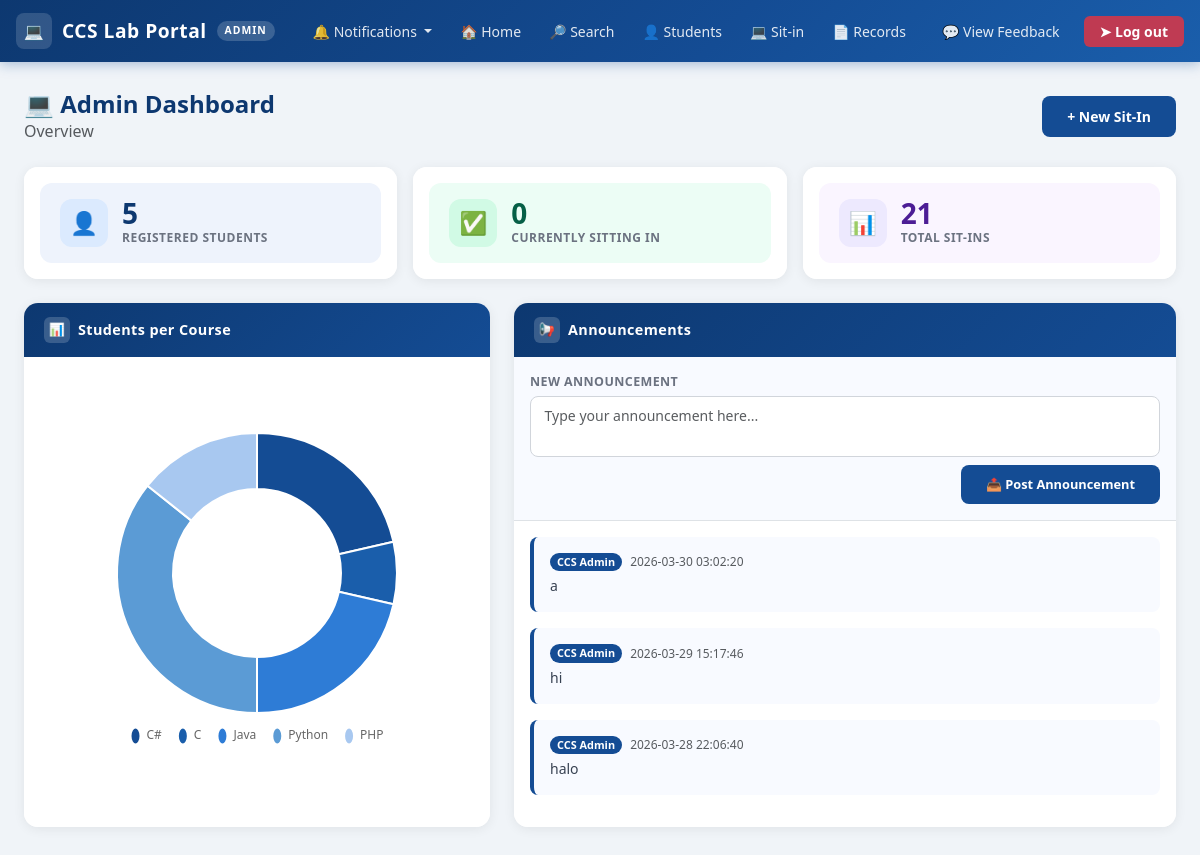
The app's page /admin/dashboard (signed in), older data.
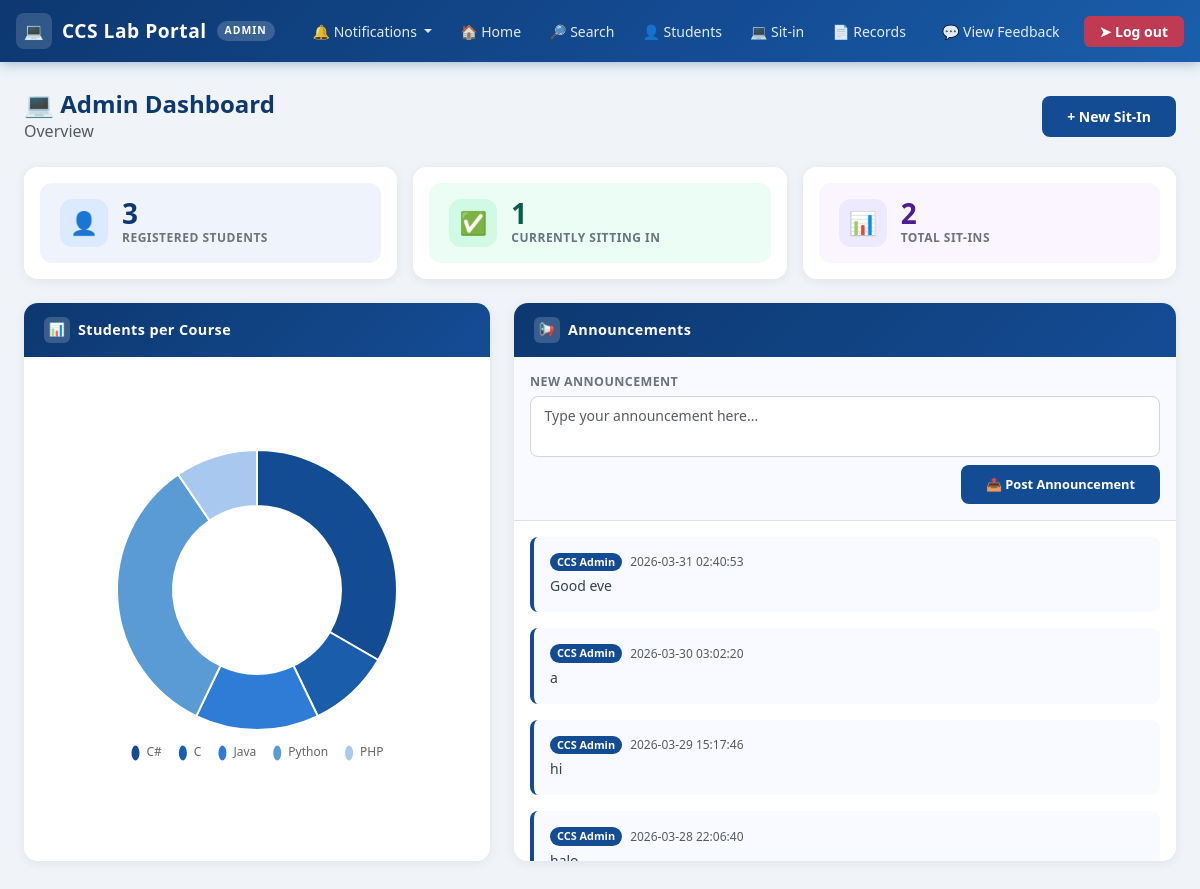
The same page, newer data.
### tables this page shows
CREATE TABLE announcements(
            id INTEGER PRIMARY KEY AUTOINCREMENT,
            content TEXT NOT NULL,
            created_at TIMESTAMP DEFAULT CURRENT_TIMESTAMP     
        );

### app.py (the view)
@app.route("/admin/dashboard", methods=["GET", "POST"])
def admin_dashboard():
    if "user" not in session or session.get("role") != "admin":
        flash("Please log in first", "warning")
        return redirect(url_for("login"))
    if request.method == "POST":
        content = request.form.get("content", "").strip()
        if content:
            add_announcement({"content": content})
            flash("Announcement posted!", "success")
        return redirect(url_for("admin_dashboard"))
    students = view_all_students()
    total_students = len(students)
    current_sitin = view_current_sitin()
    current_count = len(current_sitin)
    total_sitin = sum(s.get("total_session_used", 0) for s in students)
    sitins = view_all_sitin_purposes()  # You need to implement this or get sit-ins data
    purposes = ['C#', 'C', 'Java', 'Python', 'PHP']
    purpose_counts = {p: 0 for p in purposes}
    for sitin in sitins:
        purpose = sitin.get("purpose")
        if purpose in purpose_counts:
            purpose_counts[purpose] += 1
        else:
            pass
    chart_labels = list(purpose_counts.keys())
    chart_values = list(purpose_counts.values())
    announcements = get_announcement()
    return render_template(
        "admin/admin_dashboard.html",
        total_students=total_students,
        current_count=current_count,
        total_sitin=total_sitin,
        chart_labels=json.dumps(chart_labels),
        chart_values=json.dumps(chart_values),
        announcements=announcements
    )

### app.py (called while the page is built)
@app.context_processor
def inject_now():
    return {'now': datetime.now()}

### database.py (called while the page is built)
def get_db():
    if "db" not in g:
        g.db = sqlite3.connect(
            DATABASE,
            detect_types=sqlite3.PARSE_DECLTYPES,
            timeout=30
        )
        g.db.row_factory = sqlite3.Row
        g.db.execute("PRAGMA journal_mode = WAL")
        g.db.execute("PRAGMA foreign_keys = ON")
    return g.db

### db_helper.py (called while the page is built)
def execute(query, params=(), fetchone=False, fetchall=False, commit=False):
    db = get_db()
    if fetchone and fetchall:
        raise ValueError("Cannot Use Fetchone and Fetchall at the same time!")
    cursor = db.execute(query,params)
    try:
        result = None
        if fetchone:
            row = cursor.fetchone()
            result = dict(row) if row else None
        elif fetchall:
            rows = cursor.fetchall()
            result = [dict(r) for r in rows]
        if commit:
            db.commit()
            return cursor.rowcount
        return result
    except Exception:
        db.rollback()
        raise
    finally:
        cursor.close()

### models/student_models.py (called while the page is built)
def view_all_students():
    query = "SELECT * FROM students"
    return execute(query, fetchall=True)

### templates/admin/admin_dashboard.html (shortened to what the changed rows need)
{% extends "admin/admin_base.html" %}
{% block content %}
<div class="row g-3 mb-4">
  <div class="col-12 col-sm-4">
    <div class="dash-card card">
      <div class="card-body p-3">
        <div class="stat-tile" style="background:#eef3fc;">
          <div>
            <div class="stat-value">{{ total_students }}</div>
            <div class="stat-label">Registered Students</div>
          </div>
        </div>
      </div>
    </div>
  </div>
  <div class="col-12 col-sm-4">
    <div class="dash-card card">
      <div class="card-body p-3">
        <div class="stat-tile" style="background:#ecfdf5;">
          <div>
            <div class="stat-value" style="color:#065f46;">{{ current_count }}</div>
            <div class="stat-label">Currently Sitting In</div>
          </div>
        </div>
      </div>
    </div>
  </div>
  <div class="col-12 col-sm-4">
    <div class="dash-card card">
      <div class="card-body p-3">
        <div class="stat-tile" style="background:#faf5ff;">
          <div>
            <div class="stat-value" style="color:#4c1d95;">{{ total_sitin }}</div>
            <div class="stat-label">Total Sit-Ins</div>
          </div>
        </div>
      </div>
    </div>
  </div>
</div>
<div class="row g-4">
  <div class="col-12 col-lg-5">
    <div class="dash-card card">
      <div class="card-body d-flex align-items-center justify-content-center py-4">
        <div style="max-width:320px; width:100%;">
          <canvas id="courseChart"></canvas>
        </div>
      </div>
    </div>
  </div>
  <div class="col-12 col-lg-7">
    <div class="dash-card card">
      <div class="card-body p-0">
        <div class="scroll-area p-3" style="max-height:340px;">
          {% for ann in announcements %}
            <div class="mb-3 p-3 rounded-3" style="border-left:4px solid #144c94; background:#f8faff;">
              <div class="d-flex align-items-center gap-2 mb-1">
                <span class="badge rounded-pill"
                      style="background:#144c94; font-size:0.68rem; font-weight:600;">
                  CCS Admin
                </span>
                <span class="text-muted" style="font-size:0.75rem;">{{ ann.created_at }}</span>
              </div>
              <p class="mb-0" style="font-size:0.875rem; color:#374151;">{{ ann.content }}</p>
            </div>
          {% else %}
            <div class="text-center py-4 text-muted">
              <div style="font-size:2rem; margin-bottom:6px;">&#128226;</div>
              <p class="mb-0 small">No announcements posted yet.</p>
            </div>
          {% endfor %}
        </div>
      </div>
    </div>
  </div>
</div>
<script>
(function () {
    const ctx = document.getElementById('courseChart').getContext('2d');
    new Chart(ctx, {
        type: 'doughnut',
        data: {
            labels: {{ chart_labels|safe }},
            datasets: [{
                label: 'Students per Course',
                data: {{ chart_values|safe }},
                backgroundColor: ['#144c94', '#1a5eab', '#2e7cd6', '#5b9bd5', '#a8c8f0'],
                borderWidth: 2,
                borderColor: '#fff',
                hoverOffset: 6
            }]
        },
        options: {
            responsive: true,
            cutout: '60%',
            plugins: {
                legend: {
                    position: 'bottom',
                    labels: {
                        padding: 16,
                        font: { size: 12, family: "'Segoe UI', system-ui, sans-serif" },
                        usePointStyle: true,
                        pointStyleWidth: 10
                    }
                },
                tooltip: {
                    backgroundColor: '#0d3870',
                    titleFont: { size: 13 },
                    bodyFont: { size: 12 },
                    padding: 10,
                    cornerRadius: 8
                }
            }
        }
    });
})();
</script>
{% endblock %}

Row changes from the older to the newer data that the page shows:
added announcements: created_at "2026-03-31 02:40:53", content "Good eve"
Text that changed along with them:
{{ total_students }}: "5" → "3"
{{ current_count }}: "0" → "1"
{{ total_sitin }}: "21" → "2"
chart data {{ chart_values|safe }}: [3, 1, 3, 5, 2] → [7, 2, 3, 7, 2]
